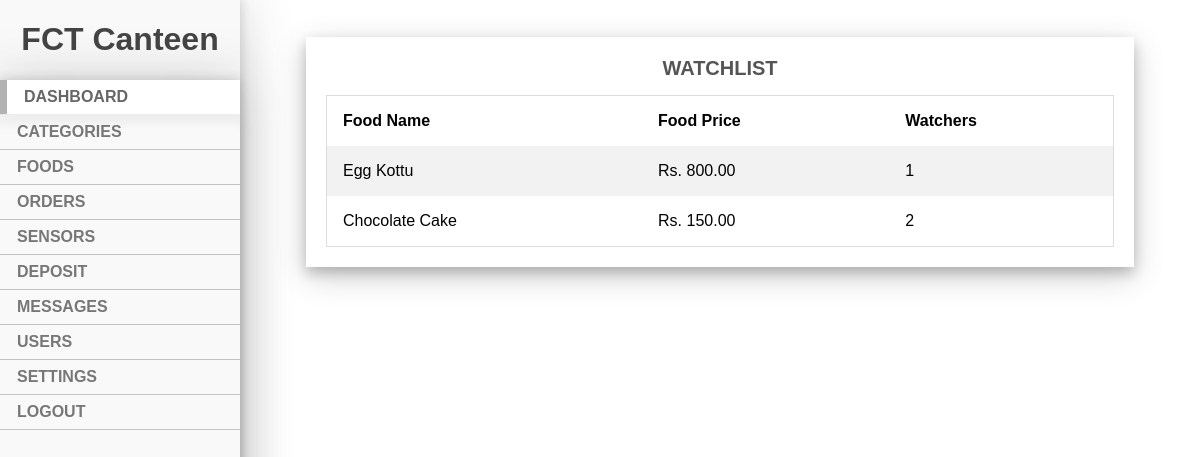
/admin/dashboard/watchlistItems.php, run on the app's committed database.
### tables this page shows
CREATE TABLE `food` (
  `food_id` int(5) NOT NULL,
  `food_name` varchar(80) NOT NULL,
  `food_price` int(6) NOT NULL,
  `food_quantity` int(3) NOT NULL,
  `food_pic` varchar(255) NOT NULL,
  `food_description` varchar(255) NOT NULL,
  `refill` int(3) NOT NULL DEFAULT 0,
  `food_status` varchar(15) NOT NULL DEFAULT 'Visible',
  `showcase_id` int(3) DEFAULT NULL,
  `cate_id` int(4) NOT NULL
);

### admin/dashboard/watchlistItems.php (the view, shortened to what this page needs)
<?php
  require '../../config.php';
  $sql = "SELECT COUNT(food_id) AS amount, food_id FROM watchlist GROUP BY food_id";
  $searchRows = $conn->query($sql);
?>
<!DOCTYPE html>
<html>
  <head>
    <link rel="stylesheet" type="text/css" href="adFood.css">
    <link rel="stylesheet" type="text/css" href="addFood.css">
    <link rel="stylesheet" type="text/css" href="dashboard.css">
  </head>
  <body>
    <div class="mainSideNav">
      <h1 style="color: #444; font-family: 'Franklin Gothic Medium',
        'Arial Narrow', Arial, sans-serif; font-weight: bold; text-align: center;">FCT Canteen</h1>
      <ul class="sidenav">
        <li><a class="current" href="http://localhost/files/CanteenFCT/admin/dashboard/dashboard.php">DASHBOARD</a></li>
        <li><a href="http://localhost/files/CanteenFCT/admin/category/adCategory.php">CATEGORIES</a></li>
        <li><a href="http://localhost/files/CanteenFCT/admin/food/adFood.php">FOODS</a></li>
        <li><a href="http://localhost/files/CanteenFCT/admin/order/adOrder.php">ORDERS</a></li>
        <li><a href="http://localhost/files/CanteenFCT/admin/sensor/sensor.php">SENSORS</a></li>
        <li><a href="http://localhost/files/CanteenFCT/admin/deposit/adDeposit.php">DEPOSIT</a></li>
        <li><a href="#CONTACT">MESSAGES</a></li>
        <li><a href="http://localhost/files/CanteenFCT/admin/user/adUser.php">USERS</a></li>
        <li><a href="#CONTACT">SETTINGS</a></li>
        <li><a href="#CONTACT">LOGOUT</a></li>
      </ul>
    </div>
    <div class="content"><br><br>
        <div class="containerDB" onclick="openNew()">
          <table><caption>WATCHLIST</caption>
            <tr>
                <th>Food Name</th>
                <th>Food Price</th>
                <th>Watchers</th>
            </tr>
          <?php
            if(mysqli_num_rows($searchRows)>0) {
              while($searchRow = mysqli_fetch_assoc($searchRows)){
                $id = $searchRow["food_id"];
                $amount = $searchRow["amount"];
                $result = mysqli_query($conn, "SELECT food_name, food_price FROM food WHERE food_id = '$id'");
                $row = mysqli_fetch_assoc($result);
          ?>
            <tr>
                <td><?php echo $row['food_name']; ?></td>
                <td>Rs. <?php echo $row['food_price']; ?>.00</td>
                <td><?php echo $amount; ?></td>
            </tr>
          <?php
              }
            } else {
          ?>
            <tr>
                <td colspan="3">There are currently no items in the watchlist available for viewing.</td>
            </tr>
          <?php
            }
          ?>
          </table>
        </div>
    </div><br><br>
  </body>
</html>

### admin/dashboard/adFood.css (style rules this page uses)
body { margin: 0; font-family: sans-serif; }
* { -webkit-transition: 0.2s; transition: 0.2s; }
html { scroll-behavior: smooth; }
.mainSideNav { margin: 0; padding: 0; width: 20%; background-color: #f9f9f9; position: fixed; height: 100%; overflow: auto; box-shadow: 0 0 10px 0 rgba(50, 50, 50, 0.2), 0 0 50px 0 rgba(50, 50, 50, 0.22); z-index: 1; }
ul.sidenav { list-style-type: none; margin: 0; padding: 0; width: 20%; background-color: #f9f9f9; position: fixed; height: 100%; overflow: auto; box-shadow: 0 0 10px 0 rgba(50, 50, 50, 0.2), 0 0 50px 0 rgba(50, 50, 50, 0.22); }
ul.sidenav li a { display: block; color: #777; padding: 8px 17px; font-weight: bold; text-decoration: none; }
ul.sidenav li { border-bottom: 1px solid rgba(0, 0, 0, 0.22); }
ul.sidenav li a.current { background-color: white; border-left: 7px solid rgba(0, 0, 0, 0.3);; color: #666; box-shadow: 5px 0 11px 7px #eee,5px 0 11px 7px #eee; }
div.content { margin-left: 20%; padding: 1px 66px; height: auto; }

### admin/dashboard/addFood.css (style rules this page uses)
* { box-sizing: border-box; -webkit-transition: 0.2s; transition: 0.2s; }
body { margin: 0; font-family: sans-serif; }
.mainSideNav { margin: 0; padding: 0; width: 20%; background-color: #f9f9f9; position: fixed; height: 100%; overflow: auto; box-shadow: 0 0 10px 0 rgba(50, 50, 50, 0.2), 0 0 50px 0 rgba(50, 50, 50, 0.22); z-index: 1; }
ul.sidenav { list-style-type: none; margin: 0; padding: 0; width: 20%; background-color: #f9f9f9; position: fixed; height: 100%; overflow: auto; box-shadow: 0 0 10px 0 rgba(50, 50, 50, 0.2), 0 0 50px 0 rgba(50, 50, 50, 0.22); }
ul.sidenav li a { display: block; color: #777; padding: 8px 17px; font-weight: bold; text-decoration: none; }
ul.sidenav li { border-bottom: 1px solid rgba(0, 0, 0, 0.22); }
div.content { margin-left: 20%; padding: 1px 66px; height: auto; }

### admin/dashboard/dashboard.css (style rules this page uses)
.containerDB { background-color: white; padding: 20px; box-shadow: 0 6px 12px 0 rgba(0, 0, 0, 0.2), 0 9px 30px 0 rgba(0, 0, 0, 0.19); min-height: 200px; }

### admin/dashboard/watchlistItems.php (style rules this page uses)
* { font-family: 'Poppins', sans-serif; }
table { border-collapse: collapse; border-spacing: 0; width: 100%; border: 1px solid #ddd; }
th, td { text-align: left; padding: 16px; }
tr:nth-child(even) { background-color: #f2f2f2; }
caption { font-size:20px; font-weight: 700; color: #555; margin-bottom: 15px; }

### data on the page
food: food_name "Egg Kottu", food_price "800"
food: food_name "Chocolate Cake", food_price "150"

### other printed values
$amount "1"
$amount "2"
